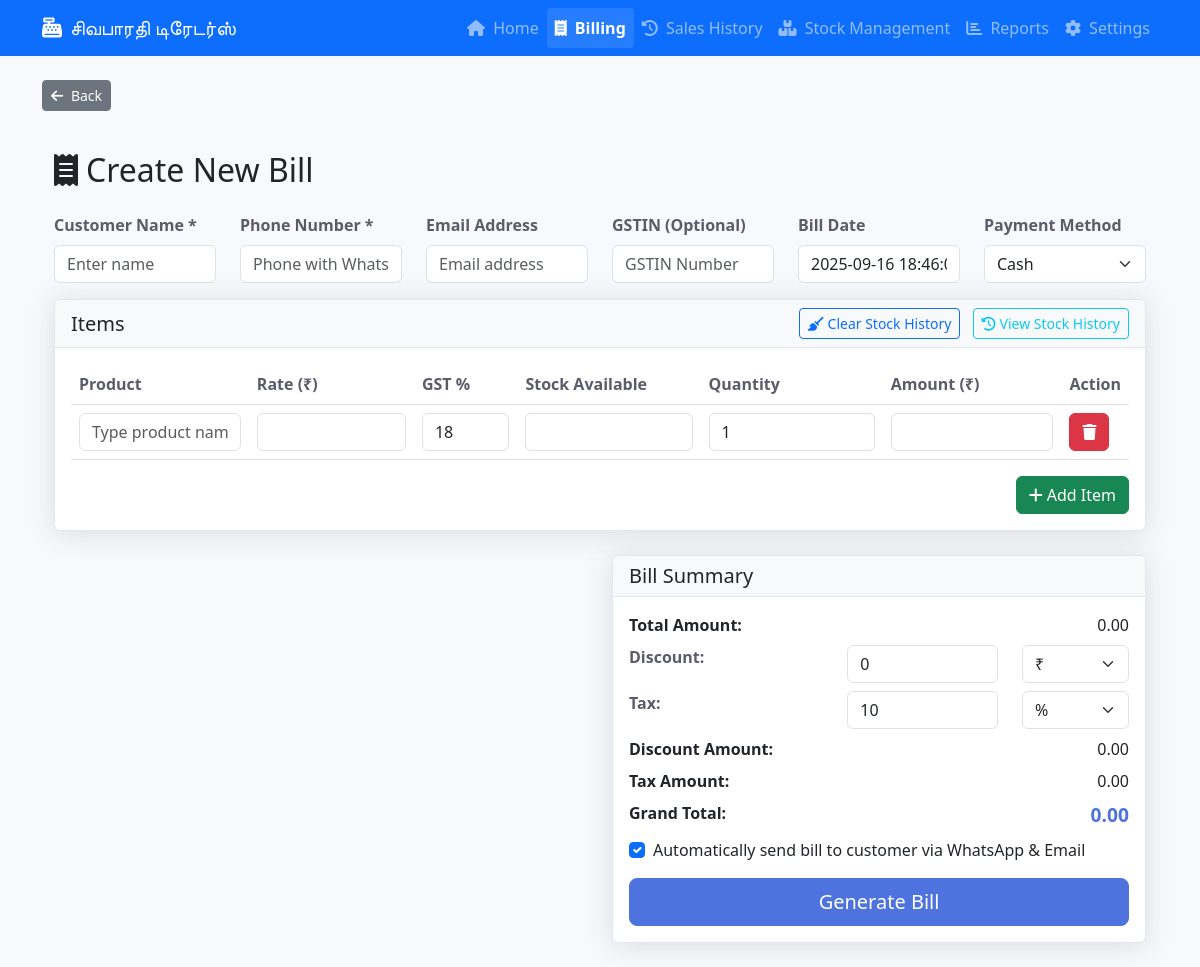
/modules/billing.php, run on the app's committed database.
### tables this page shows
CREATE TABLE IF NOT EXISTS settings (
    id INT AUTO_INCREMENT PRIMARY KEY,
    setting_key VARCHAR(50) NOT NULL UNIQUE,
    setting_value VARCHAR(255) NOT NULL,
    created_at TIMESTAMP DEFAULT CURRENT_TIMESTAMP,
    updated_at TIMESTAMP DEFAULT CURRENT_TIMESTAMP ON UPDATE CURRENT_TIMESTAMP
);

### includes/functions.php (called while the page is built, shortened)
<?php
function getSetting($key) {
    global $pdo;
    $stmt = $pdo->prepare("SELECT setting_value FROM settings WHERE setting_key = ?");
    $stmt->execute([$key]);
    $result = $stmt->fetch(PDO::FETCH_ASSOC);
    return $result ? $result['setting_value'] : null;
}
?>

### modules/billing.php (the view, shortened to what this page needs)
<?php
require_once '../config/database.php';
require_once '../includes/functions.php';
require_once '../includes/header.php';
$default_gst_rate = getSetting('default_gst_rate') ?: 18;
$default_discount_type = getSetting('default_discount_type') ?: 'fixed';
$default_tax_type = getSetting('default_tax_type') ?: 'fixed';
$default_discount_percent = getSetting('default_discount_percent') ?: 5;
$default_tax_percent = getSetting('default_tax_percent') ?: 10;
?>
<!DOCTYPE html>
<html lang="en">
<head>
    <link href="https://cdn.jsdelivr.net/npm/bootstrap@5.3.0/dist/css/bootstrap.min.css" rel="stylesheet">
    <link rel="stylesheet" href="https://cdnjs.cloudflare.com/ajax/libs/font-awesome/6.4.0/css/all.min.css">
</head>
<body>
    <div class="container-fluid py-4">
        <div class="row">
            <div class="col-md-12">
                <h2 class="mb-4"><i class="fas fa-receipt me-2"></i>Create New Bill</h2>
                <form method="post" id="billForm">
                    <div class="row mb-3">
                        <div class="col-md-2">
                            <label for="customer_name" class="form-label">Customer Name *</label>
                            <input type="text" class="form-control" id="customer_name" name="customer_name" placeholder="Enter name" required value="<?php echo isset($_POST['customer_name']) ? htmlspecialchars($_POST['customer_name']) : ''; ?>">
                        </div>
                        <div class="col-md-2">
                            <label for="customer_phone" class="form-label">Phone Number *</label>
                            <input type="tel" class="form-control" id="customer_phone" name="customer_phone" placeholder="Phone with WhatsApp" required value="<?php echo isset($_POST['customer_phone']) ? htmlspecialchars($_POST['customer_phone']) : ''; ?>">
                        </div>
                        <div class="col-md-2">
                            <label for="customer_email" class="form-label">Email Address</label>
                            <input type="email" class="form-control" id="customer_email" name="customer_email" placeholder="Email address" value="<?php echo isset($_POST['customer_email']) ? htmlspecialchars($_POST['customer_email']) : ''; ?>">
                        </div>
                        <div class="col-md-2">
                            <label for="customer_gstin" class="form-label">GSTIN (Optional)</label>
                            <input type="text" class="form-control" id="customer_gstin" name="customer_gstin" placeholder="GSTIN Number" pattern="[A-Z0-9]{15}" title="15 character GSTIN format" value="<?php echo isset($_POST['customer_gstin']) ? htmlspecialchars($_POST['customer_gstin']) : ''; ?>">
                        </div>
                        <div class="col-md-2">
                            <label for="bill_date" class="form-label">Bill Date</label>
                            <input type="text" class="form-control" value="<?php echo date('Y-m-d H:i:s'); ?>" readonly>
                        </div>
                        <div class="col-md-2">
                            <label for="payment_method" class="form-label">Payment Method</label>
                            <select class="form-select" id="payment_method" name="payment_method">
                                <option value="Cash" <?php echo (isset($_POST['payment_method']) && $_POST['payment_method'] == 'Cash') ? 'selected' : ''; ?>>Cash</option>
                            </select>
                        </div>
                    </div>
                    <div class="card mb-4">
                        <div class="card-header bg-light d-flex justify-content-between align-items-center">
                            <h5 class="mb-0">Items</h5>
                            <div>
                                <button type="button" class="btn btn-sm btn-outline-primary me-2" id="clearStockHistory" data-bs-toggle="modal" data-bs-target="#clearHistoryModal">
                                    <i class="fas fa-broom me-1"></i>Clear Stock History
                                </button>
                                <button type="button" class="btn btn-sm btn-outline-info" id="viewStockHistory" data-bs-toggle="modal" data-bs-target="#stockHistoryModal">
                                    <i class="fas fa-history me-1"></i>View Stock History
                                </button>
                            </div>
                        </div>
                        <div class="card-body">
                            <table class="table" id="itemsTable">
                                <thead>
                                    <tr>
                                        <th>Product</th>
                                        <th>Rate (₹)</th>
                                        <th>GST %</th>
                                        <th>Stock Available</th>
                                        <th>Quantity</th>
                                        <th>Amount (₹)</th>
                                        <th>Action</th>
                                    </tr>
                                </thead>
                                <tbody>
                                    <tr>
                                        <td>
                                            <input type="text" class="form-control product-search" placeholder="Type product name" autocomplete="off">
                                        </td>
                                        <td>
                                            <input type="number" class="form-control rate" name="rate[]" step="0.01" readonly>
                                        </td>
                                        <td>
                                            <input type="number" class="form-control gst-rate" name="gst_rate[]" step="0.01" value="<?php echo $default_gst_rate; ?>" min="0" max="100">
                                        </td>
                                        <td>
                                            <input type="text" class="form-control stock-available" value="" readonly>
                                        </td>
                                        <td>
                                            <input type="number" class="form-control quantity" name="quantity[]" min="1" value="1" required>
                                        </td>
                                        <td>
                                            <input type="text" class="form-control amount" name="amount[]" readonly>
                                        </td>
                                        <td>
                                            <button type="button" class="btn btn-danger remove-row"><i class="fas fa-trash"></i></button>
                                        </td>
                                    </tr>
                                </tbody>
                            </table>
                            <button style="float: right;" type="button" class="btn btn-success" id="addRow"><i class="fas fa-plus me-1"></i>Add Item</button>
                        </div>
                    </div>
                    <div class="row justify-content-end">
                        <div class="col-md-6">
                            <div class="card">
                                <div class="card-header bg-light">
                                    <h5 class="mb-0">Bill Summary</h5>
                                </div>
                                <div class="card-body">
                                    <div class="row mb-2">
                                        <div class="col-6">
                                            <strong>Total Amount:</strong>
                                        </div>
                                        <div class="col-6 text-end">
                                            <span id="totalAmount">0.00</span>
                                        </div>
                                    </div>
                                    <div class="row mb-2">
                                        <div class="col-5">
                                            <label for="discount" class="form-label">Discount:</label>
                                        </div>
                                        <div class="col-4">
                                            <input type="number" class="form-control" id="discount" name="discount" value="<?php echo isset($_POST['discount']) ? $_POST['discount'] : (($default_discount_type == 'percent') ? $default_discount_percent : 0); ?>" step="0.01" min="0">
                                        </div>
                                        <div class="col-3">
                                            <select class="form-select" id="discount_type" name="discout_type">
                                                <option value="fixed" <?php echo (isset($_POST['discount_type']) && $_POST['discount_type'] == 'fixed') ? 'selected' : (($default_discount_type == 'fixed') ? 'selected' : ''); ?>>₹</option>
                                            </select>
                                        </div>
                                    </div>
                                    <div class="row mb-2">
                                        <div class="col-5">
                                            <label for="tax" class="form-label">Tax:</label>
                                        </div>
                                        <div class="col-4">
                                            <input type="number" class="form-control" id="tax" name="tax" value="<?php echo isset($_POST['tax']) ? $_POST['tax'] : (($default_tax_type == 'percent') ? $default_tax_percent : 0); ?>" step="0.01" min="0">
                                        </div>
                                        <div class="col-3">
                                            <select class="form-select" id="tax_type" name="tax_type">
                                                <option value="percent" <?php echo (isset($_POST['tax_type']) && $_POST['tax_type'] == 'percent') ? 'selected' : (($default_tax_type == 'percent') ? 'selected' : ''); ?>>%</option>
                                            </select>
                                        </div>
                                    </div>
                                    <div class="row mb-2">
                                        <div class="col-6">
                                            <strong>Discount Amount:</strong>
                                        </div>
                                        <div class="col-6 text-end">
                                            <span id="discountAmount">0.00</span>
                                        </div>
                                    </div>
                                    <div class="row mb-2">
                                        <div class="col-6">
                                            <strong>Tax Amount:</strong>
                                        </div>
                                        <div class="col-6 text-end">
                                            <span id="taxAmount">0.00</span>
                                        </div>
                                    </div>
                                    <div class="row mb-2">
                                        <div class="col-6">
                                            <strong>Grand Total:</strong>
                                        </div>
                                        <div class="col-6 text-end">
                                            <span id="grandTotal">0.00</span>
                                        </div>
                                    </div>
                                    <div class="form-check mb-3">
                                        <input class="form-check-input" type="checkbox" id="autoSendBill" name="autoSendBill" checked>
                                        <label class="form-check-label" for="autoSendBill">
                                            Automatically send bill to customer via WhatsApp & Email
                                        </label>
                                    </div>
                                    <div class="d-grid gap-2 mt-3">
                                        <button type="submit" class="btn btn-primary btn-lg">Generate Bill</button>
                                    </div>
                                </div>
                            </div>
                        </div>
                    </div>
                </form>
            </div>
        </div>
    </div>
</body>
</html>

### modules/billing.php (style rules this page uses)
:root { --primary: #4e73df; --secondary: #6f42c1; --success: #1cc88a; --light-bg: #f8f9fc; }
body { background-color: var(--light-bg); }
.card { box-shadow: 0 0.15rem 1.75rem 0 rgba(58, 59, 69, 0.15); border: 1px solid #e3e6f0; }
.card-header { background-color: #f8f9fc; border-bottom: 1px solid #e3e6f0; }
.btn-primary { background-color: var(--primary); border-color: var(--primary); }
.product-search { position: relative; }
.table th { font-weight: 600; color: #5a5c69; }
#grandTotal { font-size: 1.2rem; font-weight: bold; color: var(--primary); }
.form-label { font-weight: 600; color: #5a5c69; }

### data on the page
settings: setting_value "18"
settings: discount "0", discout_type "₹"
settings: tax "10"
settings: tax_type "%"
